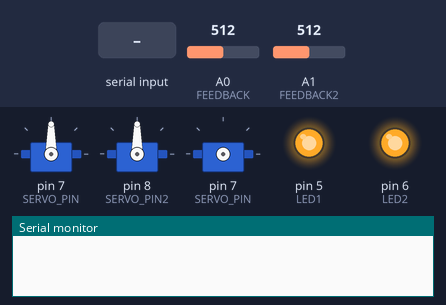
The sketch below on a simulated Arduino Uno, built with avr-gcc and run on an emulated ATmega328P. On the bench: 3 × servo, output pins drawn as LEDs (lit = HIGH), the last lines printed to the serial monitor. Inputs (shaded band) come from the test bench; at power-on: A0 (FEEDBACK) = 512, A1 (FEEDBACK2) = 512.

Above: at 2.2 s.
2.3 s: "Y\n" received over Serial
At 4.41 s:
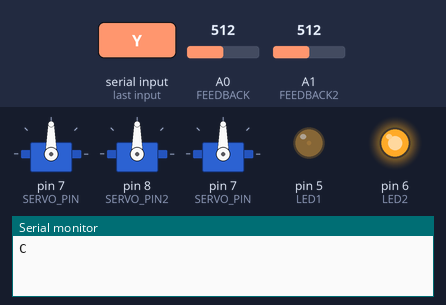
At 5.04 s:
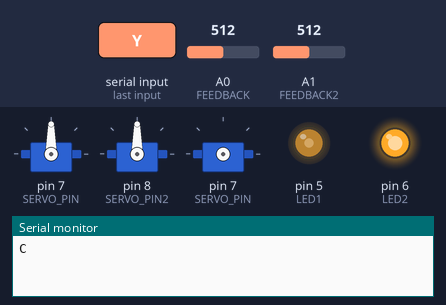
5.3 s: byte 111 ('o') received over Serial
At 5.65 s:
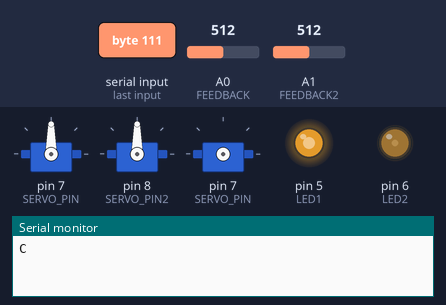
8.3 s: byte 78 ('N') received over Serial
At 9.41 s:
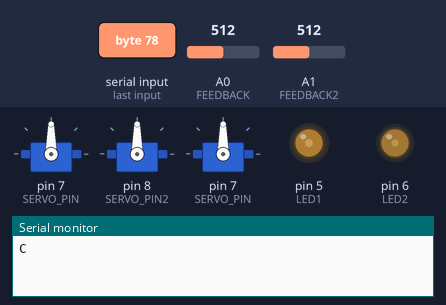
11.3 s: byte 67 ('C') received over Serial
14.3 s: byte 110 ('n') received over Serial
17.3 s: byte 99 ('c') received over Serial
Timing chart, 0 to 27.9 s (numbered marks = the images above; inputs shaded):
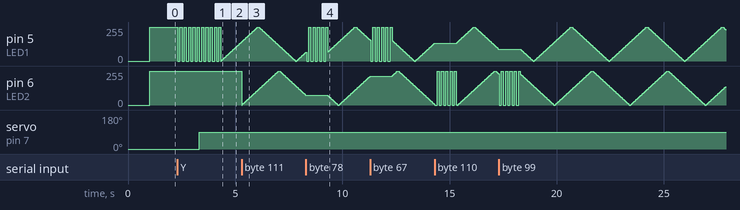

Measured:
- after the input at 2.3 s, pin 5 (LED1): ramps from 0/255 to 255/255 and jumps back, once every 0.20 s; servo on pin 7 (SERVO_PIN): 0° → 90° after 1.0 s

The sketch:

Sandtimer_onoffrest.ino
```cpp
#include <Servo.h>
// Servo pin
int SERVO_PIN = 7, SERVO_PIN2 = 8; // self, other
int LED1 = 5, LED2 = 6;  // self, other
#define FEEDBACK A0 // self
#define FEEDBACK2 A1 // other's

// Servo threshod
int ON = 0, OFF = 90, RESET = 180;
int ON2 = 180, OFF2 = 90, RESET2 = 0;
#define RESET_TIME 5000

/* Feedback:
 2-1: on 114; off 311
 2-2: on 474; off 307
 */
#define TURN 160
#define TURN2 440

Servo myservo;
Servo myservo2;

int reset_time = 0, reset_time2 = 0;
int pos = 0, pos2 = 0;
char input;
boolean sand_timer_on = false, sand_timer_on2 = false;

int brightness1 = 0, brightness2 = 0;
int fadeAmount_slow1 = 3, fadeAmount_fast1 = 6;
int fadeAmount_slow2 = 3, fadeAmount_fast2 = 6;
/* LED_status
 0 = lignt on; 1 = fast blink; 2 = breath slow; 3 = breath fast
 */
int LED_status1 = 0, LED_status2 = 0;

void setup() {
  Serial.begin(9600);

  // set servo to OFF
  myservo.attach(SERVO_PIN);
  myservo2.attach(SERVO_PIN2);
  // back to 0
  for (int i=0;i<100;i++){
    myservo.write(OFF);
    myservo2.write(OFF2);
    delay(10);
  }
  myservo.detach();
  myservo2.detach();

  // LED
  pinMode(LED1, OUTPUT);
  digitalWrite(LED1,HIGH);
  pinMode(LED2, OUTPUT);
  digitalWrite(LED2,HIGH);
}

void loop() {
  // turn servo based on FEEDBACK from facebook
  if (Serial.available() > 0) {
    input = Serial.read();
    //    Serial.println(input);
    // Open the chrome
    if (input == 'O') {
      LED_status1 = 2;
    }
    if (input == 'o') {
      LED_status2 = 2;
    }

    // close facebook --> turn off sand timer
    if (input == 'N' || input == 'C') {
      sand_timer_on = false;
      turn_sandtimer(myservo, SERVO_PIN, OFF, LED1);
      LED_status1 = 2;
    }

    if (input == 'n' || input == 'c') {
      sand_timer_on2 = false;
      turn_sandtimer(myservo2, SERVO_PIN2, OFF2, LED2);
      LED_status2 = 2;
    }

    // open facebook --> turn on sand timer
    if (input == 'Y') {
      sand_timer_on = true;
      turn_sandtimer(myservo, SERVO_PIN, ON, LED1);
      LED_status1 = 3;
    }

    if (input == 'y') {
      sand_timer_on2 = true;
      turn_sandtimer(myservo2, SERVO_PIN2, ON2, LED2);
      LED_status2 = 3;
    }

    // new day --> reset sand timer
    if (input == 'R') {
      sand_timer_on = false;
      turn_sandtimer(myservo, SERVO_PIN, RESET, LED1);
      reset_time = millis();
      LED_status1 = 0;
    }

    if (input == 'r') {
      sand_timer_on2 = false;
      turn_sandtimer(myservo2, SERVO_PIN2, RESET2, LED2);
      reset_time2 = millis();
      LED_status2 = 0;
    }
  }

  // turn the sand timer by hand
  pos = analogRead(FEEDBACK);
  if(sand_timer_on && pos > TURN){
    sand_timer_on = false;
    turn_sandtimer(myservo, SERVO_PIN, OFF, LED1);
    Serial.print("C"); // send B to processing
    LED_status1 = 2;
  }

  pos2 = analogRead(FEEDBACK2);
  if(sand_timer_on2 && pos2 < TURN2){
    sand_timer_on2 = false;
    turn_sandtimer(myservo2, SERVO_PIN2, OFF2, LED2);
    Serial.print("c"); // send B to processing
    LED_status2 = 2;
  }

  // return the reset timer
  if( reset_time >0 && (millis() - reset_time > RESET_TIME)){
    reset_time = 0;
    turn_sandtimer(myservo, SERVO_PIN, OFF, LED1);
    LED_status1 = 2;
  }

  if( reset_time2 >0 && (millis() - reset_time2 > RESET_TIME)){
    reset_time2 = 0;
    turn_sandtimer(myservo2, SERVO_PIN2, OFF2, LED2);
    LED_status2 = 2;
  }

  if(LED_status1 == 0){
    digitalWrite(LED1, HIGH);
  }
  if(LED_status2 == 0){
    digitalWrite(LED2, HIGH);
  }
  if(LED_status1 == 1){
  }
  if(LED_status1 == 2){
    if (brightness1 >= 0 && brightness1 <= 255) analogWrite(LED1, brightness1);
    brightness1 += fadeAmount_slow1;
    if (brightness1 < 0 || brightness1 > 255) fadeAmount_slow1 = -fadeAmount_slow1;
  }
  if(LED_status2 == 2){
    if (brightness2 >= 0 && brightness2 <= 255) analogWrite(LED2, brightness2);
    brightness2 += fadeAmount_slow2;
    if (brightness2 < 0 || brightness2 > 255) fadeAmount_slow2 = -fadeAmount_slow2;
  }
  if(LED_status1 == 3){
    if (brightness1 >= 0 && brightness1 <= 255) analogWrite(LED1, brightness1);
    brightness1 += fadeAmount_fast1;
    if (brightness1 < 0 || brightness1 > 255) fadeAmount_fast1 = -fadeAmount_fast1;
  }
  if(LED_status2 == 3){
    if (brightness2 >= 0 && brightness2 <= 255) analogWrite(LED2, brightness2);
    brightness2 += fadeAmount_fast2;
    if (brightness2 < 0 || brightness2 > 255) fadeAmount_fast2 = -fadeAmount_fast2;
  }
  delay(20);
}

void turn_sandtimer(Servo servo, int servo_pin, int to_pos, int led){
  servo.attach(servo_pin); // attach the servo
  for (int i=0;i<100;i++){
    servo.write(to_pos);
    delay(10);
    if(i%20==0) digitalWrite(led, LOW);
    if(i%20==10) digitalWrite(led, HIGH);
  }
  servo.detach(); // detach the servo, so you can turn it by hand
}
```
